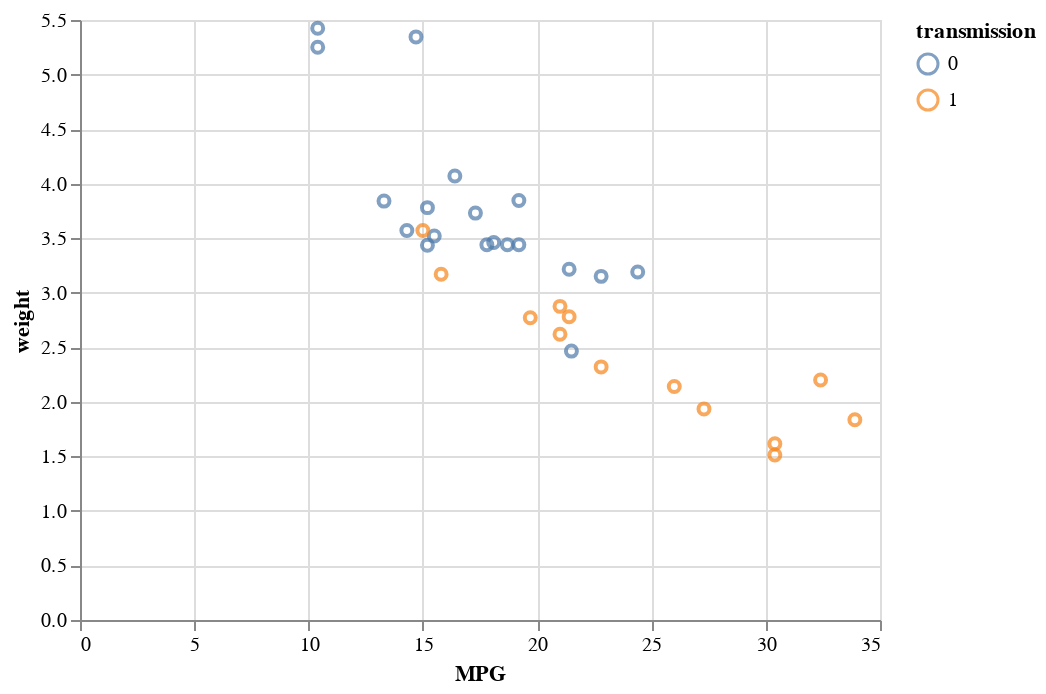

Here is the notebook cell this chart was saved with:
### Markdown cell above
This, unfortunately, isn't quite right. Transmission in our dataset is 0 or 1. Altair understood this to mean that the data was quantiative and encoded color on the default blue gradient. We want transmission to be a categorical or nominal variable so we can use:

### Code cell
#2.2 Fix a wrong inference, transmission is nominal

alt.Chart(mtcars).mark_point().encode(
    x = 'MPG',
    y = 'weight',
    color = 'transmission:N' # ---- specify that transmission is nominal
)

### Figure 1 — Vega-Lite specification as saved in the notebook (floating-point values rounded to 4 significant figures)
{"config": {"view": {"continuousWidth": 400, "continuousHeight": 300}}, "data": {"name": "data-9409cf149fcd97d1b95049972fed8558"}, "mark": "point", "encoding": {"color": {"type": "nominal", "field": "transmission"}, "x": {"type": "quantitative", "field": "MPG"}, "y": {"type": "quantitative", "field": "weight"}}, "$schema": "https://vega.github.io/schema/vega-lite/v4.8.1.json", "datasets": {"data-9409cf149fcd97d1b95049972fed8558": [{"model": "Mazda RX4", "MPG": 21.0, "cylinders": 6, "displacement": 160.0, "HP": 110, "rear_axle_ratio": 3.9, "weight": 2.62, "qsec": 16.46, "vs": 0, "transmission": 1, "gears": 4, "carb": 4}, {"model": "Mazda RX4 Wag", "MPG": 21.0, "cylinders": 6, "displacement": 160.0, "HP": 110, "rear_axle_ratio": 3.9, "weight": 2.875, "qsec": 17.02, "vs": 0, "transmission": 1, "gears": 4, "carb": 4}, {"model": "Datsun 710", "MPG": 22.8, "cylinders": 4, "displacement": 108.0, "HP": 93, "rear_axle_ratio": 3.85, "weight": 2.32, "qsec": 18.61, "vs": 1, "transmission": 1, "gears": 4, "carb": 1}, {"model": "Hornet 4 Drive", "MPG": 21.4, "cylinders": 6, "displacement": 258.0, "HP": 110, "rear_axle_ratio": 3.08, "weight": 3.215, "qsec": 19.44, "vs": 1, "transmission": 0, "gears": 3, "carb": 1}, {"model": "Hornet Sportabout", "MPG": 18.7, "cylinders": 8, "displacement": 360.0, "HP": 175, "rear_axle_ratio": 3.15, "weight": 3.44, "qsec": 17.02, "vs": 0, "transmission": 0, "gears": 3, "carb": 2}, {"model": "Valiant", "MPG": 18.1, "cylinders": 6, "displacement": 225.0, "HP": 105, "rear_axle_ratio": 2.76, "weight": 3.46, "qsec": 20.22, "vs": 1, "transmission": 0, "gears": 3, "carb": 1}, {"model": "Duster 360", "MPG": 14.3, "cylinders": 8, "displacement": 360.0, "HP": 245, "rear_axle_ratio": 3.21, "weight": 3.57, "qsec": 15.84, "vs": 0, "transmission": 0, "gears": 3, "carb": 4}, {"model": "Merc 240D", "MPG": 24.4, "cylinders": 4, "displacement": 146.7, "HP": 62, "rear_axle_ratio": 3.69, "weight": 3.19, "qsec": 20.0, "vs": 1, "transmission": 0, "gears": 4, "carb": 2}, {"model": "Merc 230", "MPG": 22.8, "cylinders": 4, "displacement": 140.8, "HP": 95, "rear_axle_ratio": 3.92, "weight": 3.15, "qsec": 22.9, "vs": 1, "transmission": 0, "gears": 4, "carb": 2}, {"model": "Merc 280", "MPG": 19.2, "cylinders": 6, "displacement": 167.6, "HP": 123, "rear_axle_ratio": 3.92, "weight": 3.44, "qsec": 18.3, "vs": 1, "transmission": 0, "gears": 4, "carb": 4}, {"model": "Merc 280C", "MPG": 17.8, "cylinders": 6, "displacement": 167.6, "HP": 123, "rear_axle_ratio": 3.92, "weight": 3.44, "qsec": 18.9, "vs": 1, "transmission": 0, "gears": 4, "carb": 4}, {"model": "Merc 450SE", "MPG": 16.4, "cylinders": 8, "displacement": 275.8, "HP": 180, "rear_axle_ratio": 3.07, "weight": 4.07, "qsec": 17.4, "vs": 0, "transmission": 0, "gears": 3, "carb": 3}, {"model": "Merc 450SL", "MPG": 17.3, "cylinders": 8, "displacement": 275.8, "HP": 180, "rear_axle_ratio": 3.07, "weight": 3.73, "qsec": 17.6, "vs": 0, "transmission": 0, "gears": 3, "carb": 3}, {"model": "Merc 450SLC", "MPG": 15.2, "cylinders": 8, "displacement": 275.8, "HP": 180, "rear_axle_ratio": 3.07, "weight": 3.78, "qsec": 18.0, "vs": 0, "transmission": 0, "gears": 3, "carb": 3}, {"model": "Cadillac Fleetwood", "MPG": 10.4, "cylinders": 8, "displacement": 472.0, "HP": 205, "rear_axle_ratio": 2.93, "weight": 5.25, "qsec": 17.98, "vs": 0, "transmission": 0, "gears": 3, "carb": 4}, {"model": "Lincoln Continental", "MPG": 10.4, "cylinders": 8, "displacement": 460.0, "HP": 215, "rear_axle_ratio": 3.0, "weight": 5.424, "qsec": 17.82, "vs": 0, "transmission": 0, "gears": 3, "carb": 4}, {"model": "Chrysler Imperial", "MPG": 14.7, "cylinders": 8, "displacement": 440.0, "HP": 230, "rear_axle_ratio": 3.23, "weight": 5.345, "qsec": 17.42, "vs": 0, "transmission": 0, "gears": 3, "carb": 4}, {"model": "Fiat 128", "MPG": 32.4, "cylinders": 4, "displacement": 78.7, "HP": 66, "rear_axle_ratio": 4.08, "weight": 2.2, "qsec": 19.47, "vs": 1, "transmission": 1, "gears": 4, "carb": 1}, {"model": "Honda Civic", "MPG": 30.4, "cylinders": 4, "displacement": 75.7, "HP": 52, "rear_axle_ratio": 4.93, "weight": 1.615, "qsec": 18.52, "vs": 1, "transmission": 1, "gears": 4, "carb": 2}, {"model": "Toyota Corolla", "MPG": 33.9, "cylinders": 4, "displacement": 71.1, "HP": 65, "rear_axle_ratio": 4.22, "weight": 1.835, "qsec": 19.9, "vs": 1, "transmission": 1, "gears": 4, "carb": 1}, {"model": "Toyota Corona", "MPG": 21.5, "cylinders": 4, "displacement": 120.1, "HP": 97, "rear_axle_ratio": 3.7, "weight": 2.465, "qsec": 20.01, "vs": 1, "transmission": 0, "gears": 3, "carb": 1}, {"model": "Dodge Challenger", "MPG": 15.5, "cylinders": 8, "displacement": 318.0, "HP": 150, "rear_axle_ratio": 2.76, "weight": 3.52, "qsec": 16.87, "vs": 0, "transmission": 0, "gears": 3, "carb": 2}, {"model": "AMC Javelin", "MPG": 15.2, "cylinders": 8, "displacement": 304.0, "HP": 150, "rear_axle_ratio": 3.15, "weight": 3.435, "qsec": 17.3, "vs": 0, "transmission": 0, "gears": 3, "carb": 2}, {"model": "Camaro Z28", "MPG": 13.3, "cylinders": 8, "displacement": 350.0, "HP": 245, "rear_axle_ratio": 3.73, "weight": 3.84, "qsec": 15.41, "vs": 0, "transmission": 0, "gears": 3, "carb": 4}, {"model": "Pontiac Firebird", "MPG": 19.2, "cylinders": 8, "displacement": 400.0, "HP": 175, "rear_axle_ratio": 3.08, "weight": 3.845, "qsec": 17.05, "vs": 0, "transmission": 0, "gears": 3, "carb": 2}, {"model": "Fiat X1-9", "MPG": 27.3, "cylinders": 4, "displacement": 79.0, "HP": 66, "rear_axle_ratio": 4.08, "weight": 1.935, "qsec": 18.9, "vs": 1, "transmission": 1, "gears": 4, "carb": 1}, {"model": "Porsche 914-2", "MPG": 26.0, "cylinders": 4, "displacement": 120.3, "HP": 91, "rear_axle_ratio": 4.43, "weight": 2.14, "qsec": 16.7, "vs": 0, "transmission": 1, "gears": 5, "carb": 2}, {"model": "Lotus Europa", "MPG": 30.4, "cylinders": 4, "displacement": 95.1, "HP": 113, "rear_axle_ratio": 3.77, "weight": 1.513, "qsec": 16.9, "vs": 1, "transmission": 1, "gears": 5, "carb": 2}, {"model": "Ford Pantera L", "MPG": 15.8, "cylinders": 8, "displacement": 351.0, "HP": 264, "rear_axle_ratio": 4.22, "weight": 3.17, "qsec": 14.5, "vs": 0, "transmission": 1, "gears": 5, "carb": 4}, {"model": "Ferrari Dino", "MPG": 19.7, "cylinders": 6, "displacement": 145.0, "HP": 175, "rear_axle_ratio": 3.62, "weight": 2.77, "qsec": 15.5, "vs": 0, "transmission": 1, "gears": 5, "carb": 6}, {"model": "Maserati Bora", "MPG": 15.0, "cylinders": 8, "displacement": 301.0, "HP": 335, "rear_axle_ratio": 3.54, "weight": 3.57, "qsec": 14.6, "vs": 0, "transmission": 1, "gears": 5, "carb": 8}, {"model": "Volvo 142E", "MPG": 21.4, "cylinders": 4, "displacement": 121.0, "HP": 109, "rear_axle_ratio": 4.11, "weight": 2.78, "qsec": 18.6, "vs": 1, "transmission": 1, "gears": 4, "carb": 2}]}}
